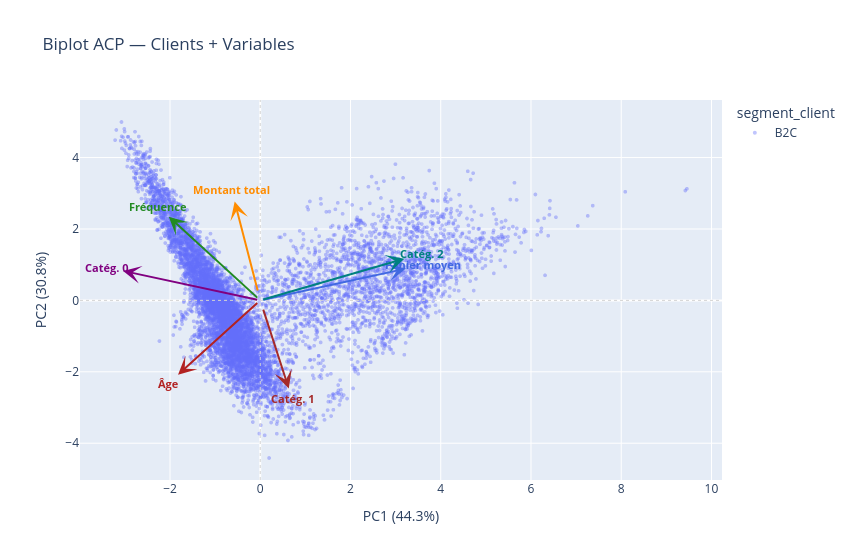

Notebook source saved alongside this figure:
### Markdown cell above
## 10. 🧭 Le Biplot — Comprendre ce que représentent PC1 et PC2

Le **biplot** superpose deux informations :
- Les **points** = les clients dans l'espace PC1/PC2
- Les **flèches** = les variables d'origine (loadings)

**Comment lire les flèches :**
- Une flèche **longue** = la variable contribue fortement à ces composantes
- Deux flèches **dans la même direction** = les variables sont corrélées
- Deux flèches **opposées** = les variables sont anticorrélées
- Une flèche **perpendiculaire** à une autre = variables indépendantes

> 💡 C'est ici qu'on fait le lien avec nos **4 analyses bivariées** initiales :
> les variables `age_client`, `montant_total`, `nb_achats`, `panier_moyen`
> vont-elles pointer dans la même direction ?

### Code cell
# Calcul des loadings : eigenvecteurs × racine(valeurs propres)
loadings = pca_2d.components_.T * np.sqrt(pca_2d.explained_variance_)

# Noms courts pour les flèches
feature_labels = {
    'age_client':   'Âge',
    'montant_total':'Montant total',
    'nb_achats':    'Fréquence',
    'panier_moyen': 'Panier moyen',
}
# Pour les catégories
for col in features:
    if col.startswith('part_categ_'):
        feature_labels[col] = col.replace('part_categ_', 'Catég. ')

# --- Scatter des clients ---
fig = px.scatter(
    df_plot, x='PC1', y='PC2',
    color='segment_client',
    opacity=0.4,
    labels={
        'PC1': f'PC1 ({var_1:.1f}%)',
        'PC2': f'PC2 ({var_2:.1f}%)'
    },
    title='Biplot ACP — Clients + Variables',
    width=850, height=560
)
fig.update_traces(marker=dict(size=4))

# --- Flèches des loadings ---
scale = 3.5   # facteur d'échelle visuel
colors_arrow = ['firebrick', 'darkorange', 'forestgreen', 'royalblue',
                'purple', 'brown', 'teal']

for i, feature in enumerate(features):
    lx, ly = loadings[i, 0] * scale, loadings[i, 1] * scale
    label  = feature_labels.get(feature, feature)
    color  = colors_arrow[i % len(colors_arrow)]

    # Flèche
    fig.add_annotation(
        ax=0, ay=0, axref='x', ayref='y',
        x=lx, y=ly,
        showarrow=True, arrowhead=3, arrowsize=1.5,
        arrowwidth=2, arrowcolor=color
    )
    # Label
    fig.add_annotation(
        x=lx * 1.12, y=ly * 1.12,
        text=f"<b>{label}</b>",
        showarrow=False, font=dict(color=color, size=11)
    )

# Axes zéro
fig.add_hline(y=0, line_dash='dot', line_color='lightgrey', line_width=1)
fig.add_vline(x=0, line_dash='dot', line_color='lightgrey', line_width=1)
fig.show()

print("\n📋 Tableau des loadings (contribution de chaque variable à PC1 et PC2) :")
df_loadings = pd.DataFrame(
    pca_2d.components_.T,
    index=features,
    columns=['PC1', 'PC2']
).round(3)
print(df_loadings.to_string())

### Figure 1 — Plotly figure (JSON) as saved in the notebook; plotly's stock layout.template omitted (floating-point values rounded to 4 significant figures; data arrays with more than 128 entries replaced by an {"elided": "..."} marker saying what was removed)
{"data": [{"hovertemplate": "segment_client=B2C<br>PC1 (44.3%)=%{x}<br>PC2 (30.8%)=%{y}<extra></extra>", "legendgroup": "B2C", "marker": {"color": "#636efa", "opacity": 0.4, "size": 4, "symbol": "circle"}, "mode": "markers", "name": "B2C", "showlegend": true, "type": "scattergl", "x": {"elided": "8596 float values"}, "xaxis": "x", "y": {"elided": "8596 float values"}, "yaxis": "y"}], "layout": {"annotations": [{"arrowcolor": "firebrick", "arrowhead": 3, "arrowsize": 1.5, "arrowwidth": 2, "ax": 0, "axref": "x", "ay": 0, "ayref": "y", "showarrow": true, "x": -1.822, "y": -2.081}, {"font": {"color": "firebrick", "size": 11}, "showarrow": false, "text": "<b>Âge</b>", "x": -2.041, "y": -2.331}, {"arrowcolor": "darkorange", "arrowhead": 3, "arrowsize": 1.5, "arrowwidth": 2, "ax": 0, "axref": "x", "ay": 0, "ayref": "y", "showarrow": true, "x": -0.567, "y": 2.768}, {"font": {"color": "darkorange", "size": 11}, "showarrow": false, "text": "<b>Montant total</b>", "x": -0.6351, "y": 3.1}, {"arrowcolor": "forestgreen", "arrowhead": 3, "arrowsize": 1.5, "arrowwidth": 2, "ax": 0, "axref": "x", "ay": 0, "ayref": "y", "showarrow": true, "x": -2.027, "y": 2.344}, {"font": {"color": "forestgreen", "size": 11}, "showarrow": false, "text": "<b>Fréquence</b>", "x": -2.27, "y": 2.626}, {"arrowcolor": "royalblue", "arrowhead": 3, "arrowsize": 1.5, "arrowwidth": 2, "ax": 0, "axref": "x", "ay": 0, "ayref": "y", "showarrow": true, "x": 3.228, "y": 0.8895}, {"font": {"color": "royalblue", "size": 11}, "showarrow": false, "text": "<b>Panier moyen</b>", "x": 3.615, "y": 0.9962}, {"arrowcolor": "purple", "arrowhead": 3, "arrowsize": 1.5, "arrowwidth": 2, "ax": 0, "axref": "x", "ay": 0, "ayref": "y", "showarrow": true, "x": -3.039, "y": 0.8255}, {"font": {"color": "purple", "size": 11}, "showarrow": false, "text": "<b>Catég. 0</b>", "x": -3.404, "y": 0.9246}, {"arrowcolor": "brown", "arrowhead": 3, "arrowsize": 1.5, "arrowwidth": 2, "ax": 0, "axref": "x", "ay": 0, "ayref": "y", "showarrow": true, "x": 0.6319, "y": -2.466}, {"font": {"color": "brown", "size": 11}, "showarrow": false, "text": "<b>Catég. 1</b>", "x": 0.7077, "y": -2.761}, {"arrowcolor": "teal", "arrowhead": 3, "arrowsize": 1.5, "arrowwidth": 2, "ax": 0, "axref": "x", "ay": 0, "ayref": "y", "showarrow": true, "x": 3.195, "y": 1.166}, {"font": {"color": "teal", "size": 11}, "showarrow": false, "text": "<b>Catég. 2</b>", "x": 3.579, "y": 1.306}], "height": 560, "legend": {"title": {"text": "segment_client"}, "tracegroupgap": 0}, "shapes": [{"line": {"color": "lightgrey", "dash": "dot", "width": 1}, "type": "line", "x0": 0, "x1": 1, "xref": "x domain", "y0": 0, "y1": 0, "yref": "y"}, {"line": {"color": "lightgrey", "dash": "dot", "width": 1}, "type": "line", "x0": 0, "x1": 0, "xref": "x", "y0": 0, "y1": 1, "yref": "y domain"}], "title": {"text": "Biplot ACP — Clients + Variables"}, "width": 850, "xaxis": {"anchor": "y", "domain": [0, 1], "title": {"text": "PC1 (44.3%)"}}, "yaxis": {"anchor": "x", "domain": [0, 1], "title": {"text": "PC2 (30.8%)"}}}}
